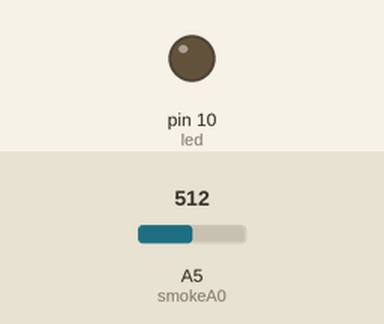
Bench run of a sketch on a simulated Arduino Uno, built with avr-gcc and run on an emulated ATmega328P. Shown: output pins drawn as LEDs (lit = HIGH). The test bench sets the inputs (shaded band); at power-on: A5 (smokeA0) = 512. What the sketch prints to the serial monitor is not drawn.

Above: at 0.1 s.
At 1.3 s:
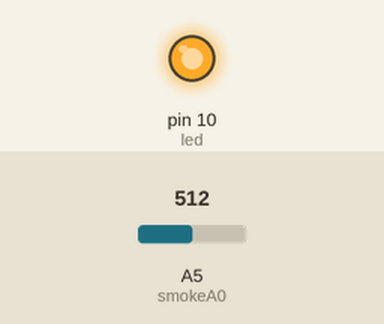
Timing chart, 0 to 2.8 s (numbered marks = the images above):
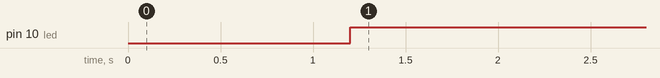

The sketch:

gsm_smoke_fix.ino
```cpp
int led = 10;
int smokeA0 = A5;
// My threshold value
int sensorThres = 400; //Change this thresold value according to your sensitivity

void setup() {

  pinMode(led, OUTPUT);
  pinMode(smokeA0, INPUT);
  Serial.begin(9600);
  delay(100);
}

void loop() {
  int analogSensor = analogRead(smokeA0);
  // Checks if it has reached the threshold value
  if (analogSensor > sensorThres)
  {

     Serial.println("AT+CMGF=1");    //Sets the GSM Module in Text Mode
     delay(1000);  // Delay of 1 second
     Serial.println("AT+CMGS=\"+91xxxxxxxxx\"\r"); // Replace x with mobile number
     Serial.println("Gas Leakage Alert");// The SMS text you want to send
     Serial.println((char)26);// ASCII code of CTRL+Z for saying the end of sms to  the module
     delay(100);
     digitalWrite(led,HIGH);
     Serial.println("ATDxxxxxxxx;"); // ATDxxxxxxxxxx; semicolon should be at the last ;AT command that follows UART protocol;

  }
  else
  {

    digitalWrite(led,LOW);
  }
  delay(50);
}
```

Measured:
- by itself, pin 10 (led): LOW → HIGH at 1.2 s
